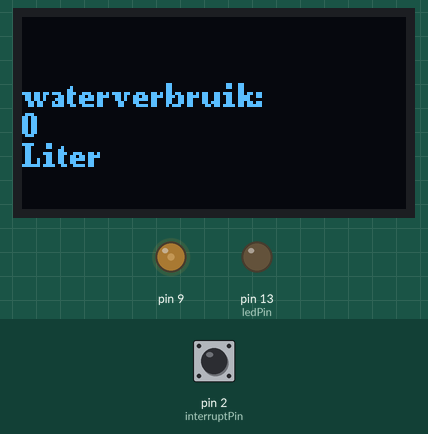
Simulated run of this sketch. Board: Arduino Mega 2560, built with avr-gcc and run on an emulated ATmega2560. Parts: 128×64 one-colour display, output pins drawn as LEDs (lit = HIGH). The inputs (shaded band) are chosen by the test bench; at power-on: pin 2 (interruptPin) HIGH. What the sketch prints to the serial monitor is not drawn.

Above: at 0.1 s.

The sketch:

startfase_1.1.ino
```cpp
#include <Arduino.h>
#include <U8g2lib.h>

#ifdef U8X8_HAVE_HW_SPI
#include <SPI.h>
#endif
#ifdef U8X8_HAVE_HW_I2C
#include <Wire.h>
#endif

U8G2_SH1106_128X64_NONAME_F_HW_I2C u8g2(U8G2_R0, /* reset=*/ U8X8_PIN_NONE);

const int COL1 = 3;   // Column #1 control // pin 3  bij Microbit V1
const int ROW1 = 26;  // 'row 1' led       // pin 26 bij Microbit V1

const byte ledPin = 13;
const byte interruptPin = 2;
volatile int teller = 0;
int volume = 0;

void setup() {
  pinMode(ledPin, OUTPUT);
  pinMode(interruptPin, INPUT_PULLUP);
  attachInterrupt(digitalPinToInterrupt(interruptPin), flow_meter, RISING);

  Serial.begin(9600);
  Serial.println("Microbit V2 is ready!");

  // Omdat de LEDs in een matrix staan moet zowel de plus als de min aangestuurd worden.
  // De stroom loopt immers van + naar -
  pinMode(COL1, OUTPUT);  // kolom is de -
  pinMode(ROW1, OUTPUT);  // rij is de +
  digitalWrite(COL1, LOW);

  analogWrite(9, 70);
  u8g2.begin();

}


void loop() {
  u8g2.clearBuffer();
 u8g2.setFont(u8g2_font_ncenB08_tr);
  volume = teller / 10;
  Serial.println(volume);

    u8g2.setCursor(0,30);
  u8g2.print("waterverbruik:");
    u8g2.setCursor(0,40);
    u8g2.print(volume);
    u8g2.setCursor(0,50);
    u8g2.print("Liter");
    u8g2.sendBuffer();

}


void flow_meter() {
  teller++;
}
```
